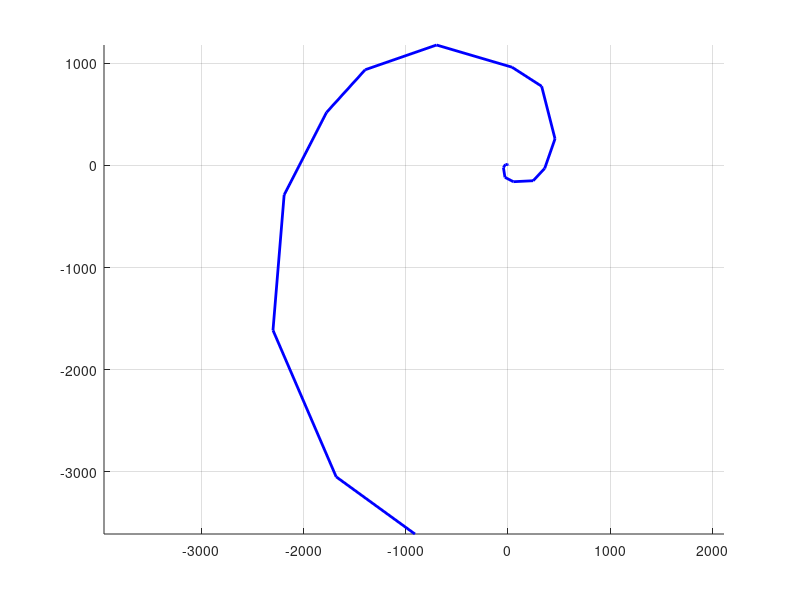

Here is the MATLAB script that generated this plot:
function L = pnumber_squares_spiral(N, option_display)
%% pnumber_squares_spiral : function to display the spiral of prime number
% squares, compute and check its total length from p_n = 5 equals L = 24k + 1.  
%
% Author : nicolas.douillet (at) free.fr, 2023-2024.
%
%
% Inputs
%
% - N : integer scalar, N > 3. The first integer greater than the maximum wished prime number. May be or not be a prime number.
%
% - option_display : either numeric *1/0 or logical *true/false, the display option. 
%
%
% Output
%
% - L : integer scalar, the total length of the prime number squares spiral.


%% Input parsing
if nargin < 2
   
    option_display = true;
    
    if nargin  < 1
       
        N = 67;
        
    end
    
end


%% Body
u = 1:N;
v = cat(2,1,u(isprime(u))); % prime vector

M = cat(1,v(1:end-1),v(2:end),zeros(1,length(v)-1));   
M = cat(2,[0;0;0],M);
Q = cat(1,v.^2,zeros(1,length(v)),zeros(1,length(v)));

% Angle between two consecutive primes
beta = acos(M(1,1:end)./M(2,1:end)); % to build succesive rectangle triangles
beta(1,1) = 0;
theta = cumsum(beta);
 
R = @(alpha)[cos(alpha) -sin(alpha) 0;
             sin(alpha)  cos(alpha) 0;
             0           0          1];

P = Q(:,1);
k = 2;

% Compute prime squares spiral point coordinates
while k < 1 + size(M,2)
    
    P(:,k-1) = R(theta(1,k-1))*Q(:,k-1);                
    k = k+1;
    
end

P(3,:) = zeros(1,size(P,2));


% Spiral length check
L = 25 + cumsum(diff(sqrt(sum(P(:,4:end).^2,1)),1,2),2);
disp('check : mod(L-1,24) == 0');
isequal(mod(round(L)-1,24) == 0,ones(1,size(L,2)))


%% Display
if option_display
    
    figure(1);
    set(gcf,'Color',[1 1 1]);
    line(P(1,:),P(2,:),P(3,:),'Color',[0 0 1],'Linewidth',2), hold on;
    axis square, axis equal;
    grid on;
    view(2);
    gca.Cipping = 'off';
    
end


end % pnumber_squares_spiral